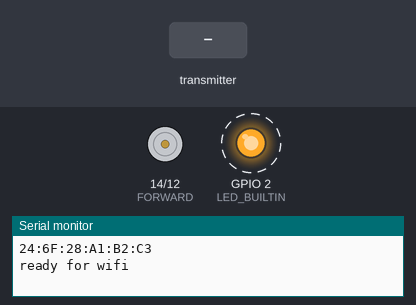
Simulated run of this sketch. Board: ESP8266 (NodeMCU). On the bench: motor-driver pin pairs drawn as motors (green arrow = first pin HIGH = forward, orange = second pin HIGH = backward, longer = more drive), output pins drawn as LEDs (lit = HIGH, except the on-board LED, lit = LOW), the last lines printed to the serial monitor. Dashed ring = blinking. Inputs (shaded band) come from the test bench.

Above: at 1.2 s.
1.3 s: the transmitter starts sending x = 0
At 2.5 s:
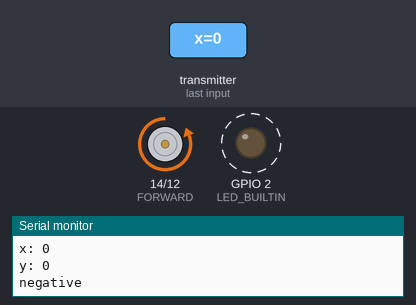
4.3 s: the transmitter starts sending y = 1023
At 6.8 s:
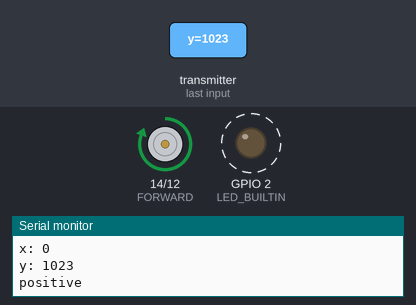
7.3 s: the transmitter starts sending y = 512
At 8.3 s:
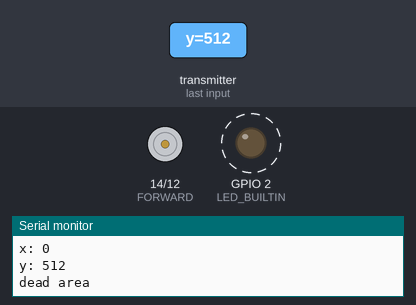
9.5 s: the transmitter starts sending y = 0
At 11.8 s:
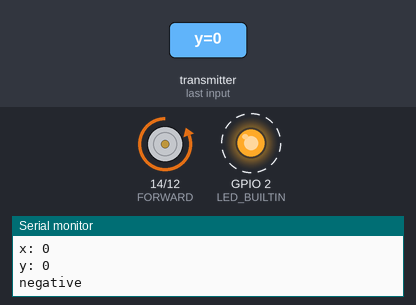
Timing chart, 0 to 13.5 s (numbered marks = the images above; inputs shaded):
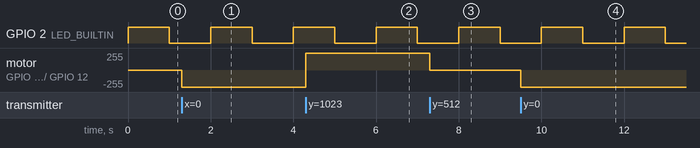

The sketch:

ESPClient.ino
```cpp
#include <ESP8266WiFi.h>
#include <espnow.h>
#define FORWARD 14
#define BACK 12

bool msg = false;

// Structure example to receive data
// Must match the sender structure
typedef struct user_input {
    int x;
    int y;
} user_input;

// Create a struct_message called myData
user_input pos;

//// Callback function that will be executed when data is received
//void OnDataRecv(uint8_t * mac, uint8_t *incomingData, uint8_t len) {
//  memcpy(&pos, incomingData, sizeof(pos));
//  Serial.print("Bytes received: ");
//  Serial.println(len);
//  Serial.print("x: ");
//  Serial.println(pos.x);
//  Serial.print("y: ");
//  Serial.println(pos.y);
//  Serial.println();
//}


void OnDataRecv(uint8_t * mac, uint8_t *incomingData, uint8_t len) {
  memcpy(&pos, incomingData, sizeof(pos));
  //Serial.print("Bytes received: ");
  //Serial.println(len);            leave in for debugging if necessary
  Serial.print("x: ");
  Serial.println(pos.x);
  Serial.print("y: ");
  Serial.println(pos.y);
  Serial.println();

  msg = true;
//orienting position
   int myPos = pos.y - 520;

//'dead' area where nothing should happen
  if( abs(myPos) < 100 ){
    analogWrite(FORWARD, 0);
    analogWrite(BACK, 0);
    Serial.println( "dead area ");
    return;
  }

//Sending control signals
  if ( myPos <  0 ){
    Serial.println( "negative");
    analogWrite(FORWARD,0);
    analogWrite(BACK,2*abs(myPos));
  }

  else{
    Serial.println( "positive");
    analogWrite(BACK,0);
    analogWrite(FORWARD, 2*myPos);
  }

}


void setup() {
  // Initialize Serial Monitor
  Serial.begin(9600);

  // Set device as a Wi-Fi Station
  WiFi.mode(WIFI_STA);
  WiFi.disconnect();
  Serial.println(WiFi.macAddress());
  // Init ESP-NOW
  if (esp_now_init() != 0) {
    Serial.println("Error initializing ESP-NOW");
    return;
  }

  // Once ESPNow is successfully Init, we will register for recv CB to
  // get recv packer info
  esp_now_set_self_role(ESP_NOW_ROLE_SLAVE);
  esp_now_register_recv_cb(OnDataRecv);

  Serial.println("ready for wifi");

  pinMode(LED_BUILTIN, OUTPUT);
}

void loop() {

  msg = false;
  digitalWrite(LED_BUILTIN, HIGH);   // turn the LED on (HIGH is the voltage level)
  delay(1000);                       // wait for a second
  if(!msg){
    analogWrite(FORWARD, 0);
    analogWrite(BACK, 0);
  }
  digitalWrite(LED_BUILTIN, LOW);    // turn the LED off by making the voltage LOW
  delay(1000);                       // wait for a second


}
```

Measured:
- after the input at 1.3 s, motor on GPIO 14 (FORWARD) / GPIO 12 (BACK): stopped → backward 255/255 at once
- after the input at 4.3 s, motor on GPIO 14 (FORWARD) / GPIO 12 (BACK): backward 255/255 → forward 255/255 at once
- after the input at 7.3 s, motor on GPIO 14 (FORWARD) / GPIO 12 (BACK): forward 255/255 → stopped at once
- after the input at 9.5 s, motor on GPIO 14 (FORWARD) / GPIO 12 (BACK): stopped → backward 255/255 at once
- by itself, GPIO 2 (LED_BUILTIN): alternates HIGH for 1.0 s and LOW for 1.0 s
